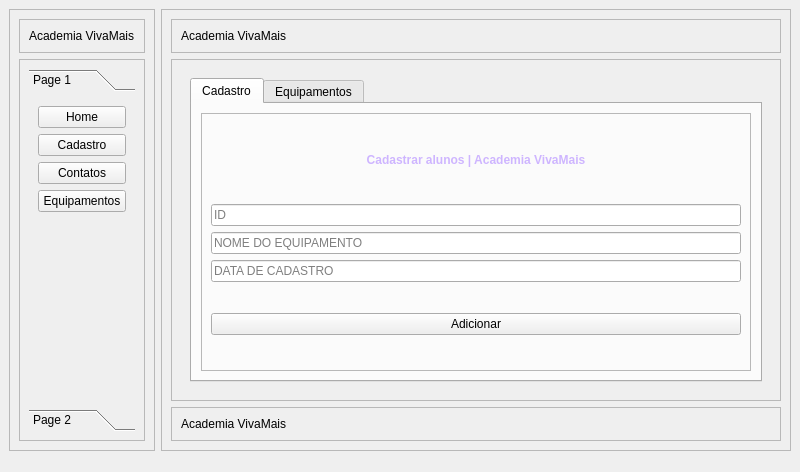
<?xml version="1.0" encoding="UTF-8"?>
<ui version="4.0">
 <class>MainWindow</class>
 <widget class="QMainWindow" name="MainWindow">
  <property name="geometry">
   <rect>
    <x>0</x>
    <y>0</y>
    <width>800</width>
    <height>472</height>
   </rect>
  </property>
  <property name="windowTitle">
   <string>MainWindow</string>
  </property>
  <widget class="QWidget" name="centralwidget">
   <layout class="QFormLayout" name="formLayout">
    <item row="0" column="0">
     <widget class="QFrame" name="containerEsquerdo">
      <property name="maximumSize">
       <size>
        <width>200</width>
        <height>16777215</height>
       </size>
      </property>
      <property name="frameShape">
       <enum>QFrame::StyledPanel</enum>
      </property>
      <property name="frameShadow">
       <enum>QFrame::Raised</enum>
      </property>
      <layout class="QVBoxLayout" name="verticalLayout_4">
       <item>
        <widget class="QFrame" name="frame_2">
         <property name="frameShape">
          <enum>QFrame::StyledPanel</enum>
         </property>
         <property name="frameShadow">
          <enum>QFrame::Raised</enum>
         </property>
         <layout class="QVBoxLayout" name="verticalLayout_3">
          <item>
           <widget class="QLabel" name="label_3">
            <property name="text">
             <string>Academia VivaMais</string>
            </property>
           </widget>
          </item>
         </layout>
        </widget>
       </item>
       <item>
        <widget class="QFrame" name="frame">
         <property name="frameShape">
          <enum>QFrame::StyledPanel</enum>
         </property>
         <property name="frameShadow">
          <enum>QFrame::Raised</enum>
         </property>
         <layout class="QVBoxLayout" name="verticalLayout_5">
          <item>
           <widget class="QToolBox" name="toolBox">
            <property name="currentIndex">
             <number>0</number>
            </property>
            <widget class="QWidget" name="page">
             <property name="geometry">
              <rect>
               <x>0</x>
               <y>0</y>
               <width>115</width>
               <height>269</height>
              </rect>
             </property>
             <attribute name="label">
              <string>Page 1</string>
             </attribute>
             <layout class="QVBoxLayout" name="verticalLayout_6">
              <item>
               <widget class="QPushButton" name="pushButton_2">
                <property name="text">
                 <string>Home</string>
                </property>
               </widget>
              </item>
              <item>
               <widget class="QPushButton" name="pushButton_3">
                <property name="text">
                 <string>Cadastro</string>
                </property>
               </widget>
              </item>
              <item>
               <widget class="QPushButton" name="pushButton_4">
                <property name="text">
                 <string>Contatos</string>
                </property>
               </widget>
              </item>
              <item>
               <widget class="QPushButton" name="pushButton_5">
                <property name="text">
                 <string>Equipamentos</string>
                </property>
               </widget>
              </item>
              <item>
               <spacer name="verticalSpacer">
                <property name="orientation">
                 <enum>Qt::Vertical</enum>
                </property>
                <property name="sizeHint" stdset="0">
                 <size>
                  <width>20</width>
                  <height>40</height>
                 </size>
                </property>
               </spacer>
              </item>
             </layout>
            </widget>
            <widget class="QWidget" name="page_2">
             <property name="geometry">
              <rect>
               <x>0</x>
               <y>0</y>
               <width>147</width>
               <height>269</height>
              </rect>
             </property>
             <attribute name="label">
              <string>Page 2</string>
             </attribute>
             <layout class="QHBoxLayout" name="horizontalLayout_3">
              <item>
               <widget class="QLabel" name="label_4">
                <property name="text">
                 <string>&lt;html&gt;&lt;head/&gt;&lt;body&gt;&lt;p align=&quot;center&quot;&gt;&lt;span style=&quot; font-size:6pt; font-weight:600; color:#c6c7ff;&quot;&gt;Academia Viva+&lt;/span&gt;&lt;/p&gt;&lt;p align=&quot;center&quot;&gt;&lt;span style=&quot; font-size:6pt; font-weight:600; color:#c6c7ff;&quot;&gt;Status:&lt;/span&gt;&lt;span style=&quot; font-size:6pt; color:#c6c7ff;&quot;&gt; ativa&lt;/span&gt;&lt;/p&gt;&lt;p align=&quot;center&quot;&gt;&lt;span style=&quot; font-size:6pt; font-weight:600; color:#c6c7ff;&quot;&gt;Telefone:&lt;/span&gt;&lt;span style=&quot; font-size:6pt; color:#c6c7ff;&quot;&gt; (99)99999-9999&lt;/span&gt;&lt;/p&gt;&lt;p align=&quot;center&quot;&gt;&lt;span style=&quot; font-size:6pt; font-weight:600; color:#c6c7ff;&quot;&gt;Email:&lt;/span&gt;&lt;span style=&quot; font-size:6pt; color:#c6c7ff;&quot;&gt; vivamais@gmail.com&lt;/span&gt;&lt;/p&gt;&lt;/body&gt;&lt;/html&gt;</string>
                </property>
               </widget>
              </item>
             </layout>
            </widget>
           </widget>
          </item>
         </layout>
        </widget>
       </item>
      </layout>
     </widget>
    </item>
    <item row="0" column="1">
     <widget class="QFrame" name="containerDireito">
      <property name="frameShape">
       <enum>QFrame::StyledPanel</enum>
      </property>
      <property name="frameShadow">
       <enum>QFrame::Raised</enum>
      </property>
      <layout class="QVBoxLayout" name="verticalLayout">
       <item>
        <widget class="QFrame" name="frameCima">
         <property name="frameShape">
          <enum>QFrame::StyledPanel</enum>
         </property>
         <property name="frameShadow">
          <enum>QFrame::Raised</enum>
         </property>
         <layout class="QHBoxLayout" name="horizontalLayout_2">
          <item>
           <widget class="QLabel" name="label">
            <property name="text">
             <string>Academia VivaMais</string>
            </property>
           </widget>
          </item>
         </layout>
        </widget>
       </item>
       <item>
        <widget class="QFrame" name="mainFrame">
         <property name="sizePolicy">
          <sizepolicy hsizetype="Preferred" vsizetype="Expanding">
           <horstretch>0</horstretch>
           <verstretch>0</verstretch>
          </sizepolicy>
         </property>
         <property name="frameShape">
          <enum>QFrame::StyledPanel</enum>
         </property>
         <property name="frameShadow">
          <enum>QFrame::Raised</enum>
         </property>
         <layout class="QVBoxLayout" name="verticalLayout_7">
          <item>
           <widget class="QStackedWidget" name="Paginas">
            <property name="currentIndex">
             <number>3</number>
            </property>
            <widget class="QWidget" name="HomePg">
             <layout class="QVBoxLayout" name="verticalLayout_20">
              <item>
               <widget class="QFrame" name="frame_8">
                <property name="frameShape">
                 <enum>QFrame::StyledPanel</enum>
                </property>
                <property name="frameShadow">
                 <enum>QFrame::Raised</enum>
                </property>
                <widget class="QLabel" name="label_11">
                 <property name="geometry">
                  <rect>
                   <x>180</x>
                   <y>-10</y>
                   <width>171</width>
                   <height>145</height>
                  </rect>
                 </property>
                 <property name="layoutDirection">
                  <enum>Qt::LeftToRight</enum>
                 </property>
                 <property name="frameShape">
                  <enum>QFrame::StyledPanel</enum>
                 </property>
                 <property name="frameShadow">
                  <enum>QFrame::Plain</enum>
                 </property>
                 <property name="text">
                  <string/>
                 </property>
                 <property name="pixmap">
                  <pixmap>imgs/aplicativo-web.png</pixmap>
                 </property>
                 <property name="scaledContents">
                  <bool>true</bool>
                 </property>
                 <property name="alignment">
                  <set>Qt::AlignCenter</set>
                 </property>
                 <property name="wordWrap">
                  <bool>false</bool>
                 </property>
                </widget>
               </widget>
              </item>
              <item>
               <widget class="QFrame" name="frame_7">
                <property name="frameShape">
                 <enum>QFrame::StyledPanel</enum>
                </property>
                <property name="frameShadow">
                 <enum>QFrame::Raised</enum>
                </property>
                <layout class="QVBoxLayout" name="verticalLayout_19">
                 <item>
                  <widget class="QLineEdit" name="lineEdit_7">
                   <property name="text">
                    <string/>
                   </property>
                   <property name="placeholderText">
                    <string>User</string>
                   </property>
                  </widget>
                 </item>
                 <item>
                  <widget class="QLineEdit" name="lineEdit_8">
                   <property name="text">
                    <string/>
                   </property>
                   <property name="echoMode">
                    <enum>QLineEdit::Password</enum>
                   </property>
                   <property name="placeholderText">
                    <string notr="true">Senha</string>
                   </property>
                  </widget>
                 </item>
                 <item>
                  <widget class="QPushButton" name="pushButton_17">
                   <property name="cursor">
                    <cursorShape>PointingHandCursor</cursorShape>
                   </property>
                   <property name="text">
                    <string>Entrar</string>
                   </property>
                  </widget>
                 </item>
                </layout>
               </widget>
              </item>
             </layout>
            </widget>
            <widget class="QWidget" name="CadastroPg">
             <layout class="QVBoxLayout" name="verticalLayout_8">
              <item>
               <widget class="QTabWidget" name="tabWidget">
                <property name="currentIndex">
                 <number>0</number>
                </property>
                <widget class="QWidget" name="tab">
                 <attribute name="title">
                  <string>Cadastro</string>
                 </attribute>
                 <layout class="QGridLayout" name="gridLayout">
                  <item row="0" column="0">
                   <widget class="QFrame" name="frame_3">
                    <property name="frameShape">
                     <enum>QFrame::StyledPanel</enum>
                    </property>
                    <property name="frameShadow">
                     <enum>QFrame::Raised</enum>
                    </property>
                    <layout class="QVBoxLayout" name="verticalLayout_14">
                     <item>
                      <widget class="QLabel" name="label_5">
                       <property name="maximumSize">
                        <size>
                         <width>16777215</width>
                         <height>25</height>
                        </size>
                       </property>
                       <property name="styleSheet">
                        <string notr="true">background: rgb(255,255,255
)</string>
                       </property>
                       <property name="text">
                        <string>&lt;html&gt;&lt;head/&gt;&lt;body&gt;&lt;p align=&quot;center&quot;&gt;&lt;span style=&quot; font-weight:600; color:#ceb5ff;&quot;&gt;Cadastrar alunos | Academia VivaMais&lt;/span&gt;&lt;/p&gt;&lt;/body&gt;&lt;/html&gt;</string>
                       </property>
                      </widget>
                     </item>
                     <item>
                      <layout class="QVBoxLayout" name="verticalLayout_10">
                       <item>
                        <widget class="QLineEdit" name="lineEdit_3">
                         <property name="text">
                          <string/>
                         </property>
                         <property name="placeholderText">
                          <string>CPF</string>
                         </property>
                        </widget>
                       </item>
                       <item>
                        <widget class="QLineEdit" name="lineEdit_2">
                         <property name="placeholderText">
                          <string>NOME</string>
                         </property>
                        </widget>
                       </item>
                       <item>
                        <widget class="QLineEdit" name="lineEdit">
                         <property name="placeholderText">
                          <string>MATRÍCULA</string>
                         </property>
                        </widget>
                       </item>
                      </layout>
                     </item>
                     <item>
                      <widget class="QPushButton" name="pushButton_12">
                       <property name="text">
                        <string>Adicionar</string>
                       </property>
                      </widget>
                     </item>
                    </layout>
                   </widget>
                  </item>
                 </layout>
                </widget>
                <widget class="QWidget" name="tab_2">
                 <attribute name="title">
                  <string>Alunos</string>
                 </attribute>
                 <layout class="QVBoxLayout" name="verticalLayout_13">
                  <item>
                   <widget class="QLabel" name="label_6">
                    <property name="maximumSize">
                     <size>
                      <width>16777215</width>
                      <height>39</height>
                     </size>
                    </property>
                    <property name="styleSheet">
                     <string notr="true">background: rgb(255,255,255
)</string>
                    </property>
                    <property name="text">
                     <string>&lt;html&gt;&lt;head/&gt;&lt;body&gt;&lt;p align=&quot;center&quot;&gt;&lt;span style=&quot; font-weight:600; color:#ceb5ff;&quot;&gt;Alunos | Academia VivaMais&lt;/span&gt;&lt;/p&gt;&lt;/body&gt;&lt;/html&gt;</string>
                    </property>
                   </widget>
                  </item>
                  <item>
                   <layout class="QHBoxLayout" name="horizontalLayout_4">
                    <item>
                     <widget class="QTableWidget" name="tableWidget">
                      <column>
                       <property name="text">
                        <string>MATRÌCULA</string>
                       </property>
                      </column>
                      <column>
                       <property name="text">
                        <string>NOME</string>
                       </property>
                      </column>
                      <column>
                       <property name="text">
                        <string>CPF</string>
                       </property>
                      </column>
                      <column>
                       <property name="text">
                        <string>PAGAMENTO</string>
                       </property>
                      </column>
                     </widget>
                    </item>
                    <item>
                     <widget class="QFrame" name="frame_4">
                      <property name="frameShape">
                       <enum>QFrame::StyledPanel</enum>
                      </property>
                      <property name="frameShadow">
                       <enum>QFrame::Raised</enum>
                      </property>
                      <layout class="QVBoxLayout" name="verticalLayout_12">
                       <item>
                        <widget class="QPushButton" name="pushButton_9">
                         <property name="text">
                          <string>Gerar Excel</string>
                         </property>
                        </widget>
                       </item>
                       <item>
                        <widget class="QPushButton" name="pushButton_10">
                         <property name="text">
                          <string>Adicionar</string>
                         </property>
                        </widget>
                       </item>
                       <item>
                        <widget class="QPushButton" name="pushButton_11">
                         <property name="text">
                          <string>Excluir</string>
                         </property>
                        </widget>
                       </item>
                       <item>
                        <spacer name="verticalSpacer_3">
                         <property name="orientation">
                          <enum>Qt::Vertical</enum>
                         </property>
                         <property name="sizeHint" stdset="0">
                          <size>
                           <width>20</width>
                           <height>40</height>
                          </size>
                         </property>
                        </spacer>
                       </item>
                      </layout>
                     </widget>
                    </item>
                   </layout>
                  </item>
                 </layout>
                </widget>
               </widget>
              </item>
             </layout>
            </widget>
            <widget class="QWidget" name="ContatosPg">
             <layout class="QVBoxLayout" name="verticalLayout_11">
              <item>
               <widget class="QLabel" name="label_7">
                <property name="text">
                 <string>&lt;html&gt;&lt;head/&gt;&lt;body&gt;&lt;p align=&quot;center&quot;&gt;&lt;span style=&quot; font-size:18pt; font-weight:600;&quot;&gt;vivamais@email.com&lt;/span&gt;&lt;/p&gt;&lt;p align=&quot;center&quot;&gt;&lt;span style=&quot; font-size:18pt; font-weight:600;&quot;&gt;CNPJ XX.XXX.XXX/0001-XX&lt;/span&gt;&lt;/p&gt;&lt;p align=&quot;center&quot;&gt;&lt;span style=&quot; font-size:18pt; font-weight:600;&quot;&gt;Telefone (99)9999-9999&lt;/span&gt;&lt;/p&gt;&lt;p align=&quot;center&quot;&gt;&lt;span style=&quot; font-size:18pt; font-weight:600;&quot;&gt;Whatsapp (99)99999-9999&lt;/span&gt;&lt;/p&gt;&lt;/body&gt;&lt;/html&gt;</string>
                </property>
               </widget>
              </item>
             </layout>
            </widget>
            <widget class="QWidget" name="EquipamentosPg">
             <layout class="QVBoxLayout" name="verticalLayout_9">
              <item>
               <widget class="QTabWidget" name="tabWidget_2">
                <property name="currentIndex">
                 <number>0</number>
                </property>
                <widget class="QWidget" name="tab_3">
                 <attribute name="title">
                  <string>Cadastro</string>
                 </attribute>
                 <layout class="QGridLayout" name="gridLayout_2">
                  <item row="0" column="0">
                   <widget class="QFrame" name="frame_5">
                    <property name="frameShape">
                     <enum>QFrame::StyledPanel</enum>
                    </property>
                    <property name="frameShadow">
                     <enum>QFrame::Raised</enum>
                    </property>
                    <layout class="QVBoxLayout" name="verticalLayout_15">
                     <item>
                      <widget class="QLabel" name="label_8">
                       <property name="maximumSize">
                        <size>
                         <width>16777215</width>
                         <height>25</height>
                        </size>
                       </property>
                       <property name="styleSheet">
                        <string notr="true">background: rgb(255,255,255
)</string>
                       </property>
                       <property name="text">
                        <string>&lt;html&gt;&lt;head/&gt;&lt;body&gt;&lt;p align=&quot;center&quot;&gt;&lt;span style=&quot; font-weight:600; color:#ceb5ff;&quot;&gt;Cadastrar alunos | Academia VivaMais&lt;/span&gt;&lt;/p&gt;&lt;/body&gt;&lt;/html&gt;</string>
                       </property>
                      </widget>
                     </item>
                     <item>
                      <layout class="QVBoxLayout" name="verticalLayout_16">
                       <item>
                        <widget class="QLineEdit" name="lineEdit_4">
                         <property name="text">
                          <string/>
                         </property>
                         <property name="placeholderText">
                          <string>ID</string>
                         </property>
                        </widget>
                       </item>
                       <item>
                        <widget class="QLineEdit" name="lineEdit_5">
                         <property name="placeholderText">
                          <string>NOME DO EQUIPAMENTO</string>
                         </property>
                        </widget>
                       </item>
                       <item>
                        <widget class="QLineEdit" name="lineEdit_6">
                         <property name="placeholderText">
                          <string>DATA DE CADASTRO</string>
                         </property>
                        </widget>
                       </item>
                      </layout>
                     </item>
                     <item>
                      <widget class="QPushButton" name="pushButton_13">
                       <property name="text">
                        <string>Adicionar</string>
                       </property>
                      </widget>
                     </item>
                    </layout>
                   </widget>
                  </item>
                 </layout>
                </widget>
                <widget class="QWidget" name="tab_4">
                 <attribute name="title">
                  <string>Equipamentos</string>
                 </attribute>
                 <layout class="QVBoxLayout" name="verticalLayout_17">
                  <item>
                   <widget class="QLabel" name="label_9">
                    <property name="maximumSize">
                     <size>
                      <width>16777215</width>
                      <height>39</height>
                     </size>
                    </property>
                    <property name="styleSheet">
                     <string notr="true">background: rgb(255,255,255
)</string>
                    </property>
                    <property name="text">
                     <string>&lt;html&gt;&lt;head/&gt;&lt;body&gt;&lt;p align=&quot;center&quot;&gt;&lt;span style=&quot; font-weight:600; color:#ceb5ff;&quot;&gt;Alunos | Academia VivaMais&lt;/span&gt;&lt;/p&gt;&lt;/body&gt;&lt;/html&gt;</string>
                    </property>
                   </widget>
                  </item>
                  <item>
                   <layout class="QHBoxLayout" name="horizontalLayout_5">
                    <item>
                     <widget class="QTableWidget" name="tableWidget_2">
                      <column>
                       <property name="text">
                        <string>ID</string>
                       </property>
                      </column>
                      <column>
                       <property name="text">
                        <string>NOME DO EQ.</string>
                       </property>
                      </column>
                      <column>
                       <property name="text">
                        <string>DATA DE REG.</string>
                       </property>
                      </column>
                     </widget>
                    </item>
                    <item>
                     <widget class="QFrame" name="frame_6">
                      <property name="frameShape">
                       <enum>QFrame::StyledPanel</enum>
                      </property>
                      <property name="frameShadow">
                       <enum>QFrame::Raised</enum>
                      </property>
                      <layout class="QVBoxLayout" name="verticalLayout_18">
                       <item>
                        <widget class="QPushButton" name="pushButton_14">
                         <property name="text">
                          <string>Gerar Excel</string>
                         </property>
                        </widget>
                       </item>
                       <item>
                        <widget class="QPushButton" name="pushButton_15">
                         <property name="text">
                          <string>Adicionar</string>
                         </property>
                        </widget>
                       </item>
                       <item>
                        <widget class="QPushButton" name="pushButton_16">
                         <property name="text">
                          <string>Excluir</string>
                         </property>
                        </widget>
                       </item>
                       <item>
                        <spacer name="verticalSpacer_4">
                         <property name="orientation">
                          <enum>Qt::Vertical</enum>
                         </property>
                         <property name="sizeHint" stdset="0">
                          <size>
                           <width>20</width>
                           <height>40</height>
                          </size>
                         </property>
                        </spacer>
                       </item>
                      </layout>
                     </widget>
                    </item>
                   </layout>
                  </item>
                 </layout>
                </widget>
               </widget>
              </item>
             </layout>
            </widget>
           </widget>
          </item>
         </layout>
        </widget>
       </item>
       <item>
        <widget class="QFrame" name="frameBaixo">
         <property name="frameShape">
          <enum>QFrame::StyledPanel</enum>
         </property>
         <property name="frameShadow">
          <enum>QFrame::Raised</enum>
         </property>
         <layout class="QVBoxLayout" name="verticalLayout_2">
          <item>
           <widget class="QLabel" name="label_2">
            <property name="text">
             <string>Academia VivaMais</string>
            </property>
           </widget>
          </item>
         </layout>
        </widget>
       </item>
      </layout>
     </widget>
    </item>
    <item row="2" column="0">
     <widget class="QFrame" name="frame_9">
      <property name="frameShape">
       <enum>QFrame::StyledPanel</enum>
      </property>
      <property name="frameShadow">
       <enum>QFrame::Raised</enum>
      </property>
     </widget>
    </item>
    <item row="1" column="0">
     <widget class="QFrame" name="frame_10">
      <property name="frameShape">
       <enum>QFrame::StyledPanel</enum>
      </property>
      <property name="frameShadow">
       <enum>QFrame::Raised</enum>
      </property>
     </widget>
    </item>
   </layout>
  </widget>
 </widget>
 <resources>
  <include location="imgs/imgs.qrc"/>
 </resources>
 <connections/>
</ui>
